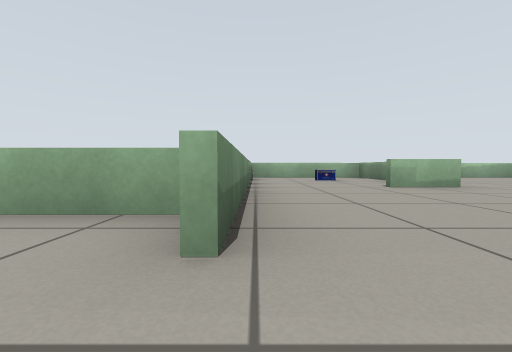
View 1 (above)

19 first-person views from a walk through a Gazebo world. The camera is 0.36 m above the floor, tilts 2° down and sees 90° across. The lines on the ground mark 1 m squares. The floor is counted in squares, 1 m on a side. Each view is taken from the middle of a square. On the plan, view 1 faces up. The plan holds only what a view shows up to about 9 squares ahead; the rest is blank. The robots in the file are not drawn. Some surface patterns are stand-ins.

View 2
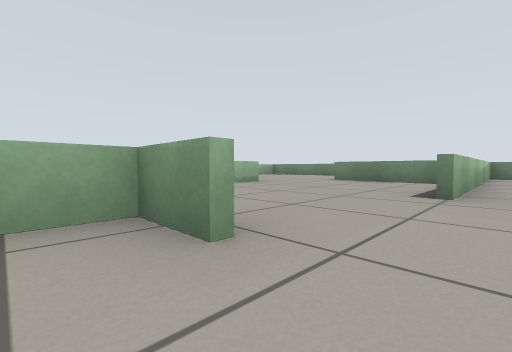

View 3
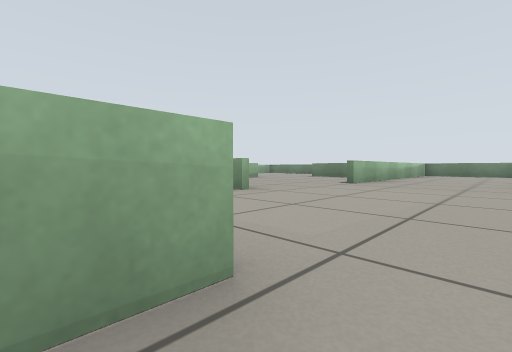

View 4
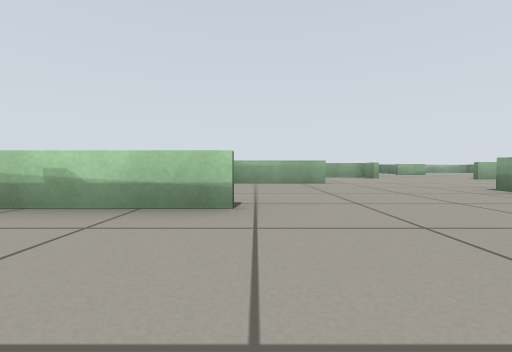

View 5
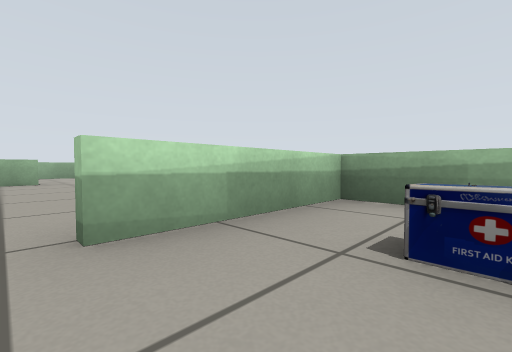

View 6
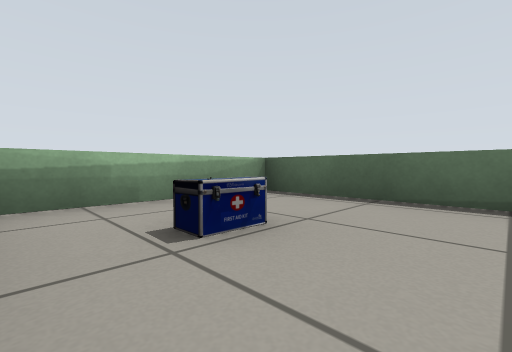

View 7
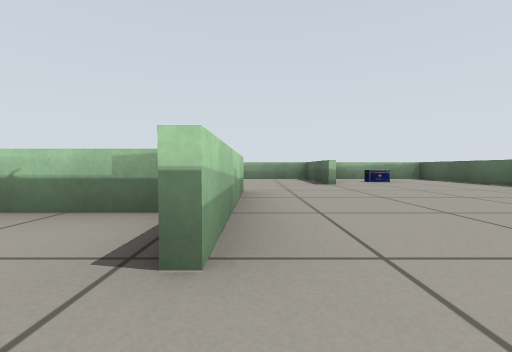

View 8
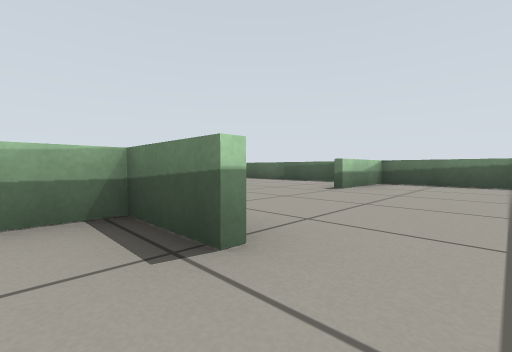

View 9
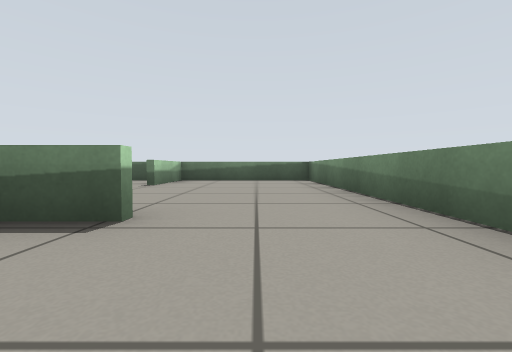

View 10
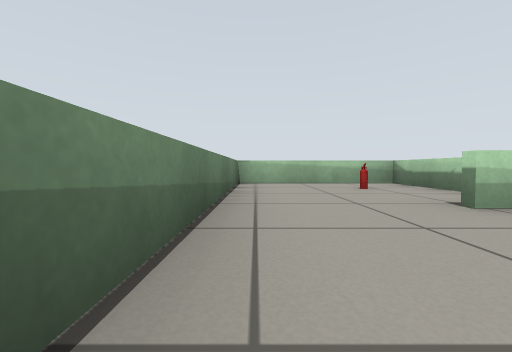

View 11
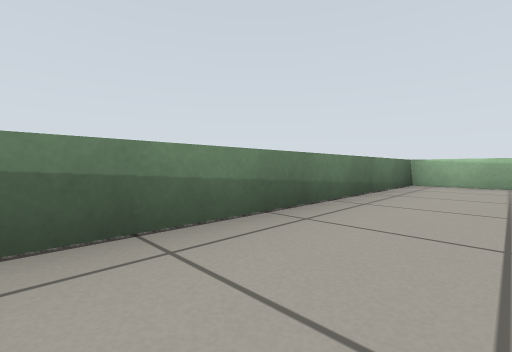

View 12
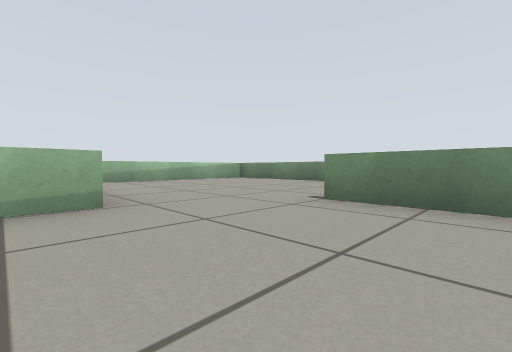

View 13
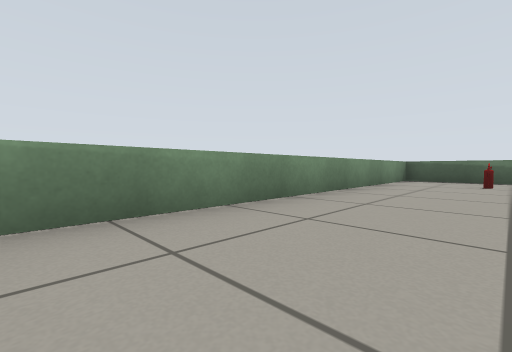

View 14
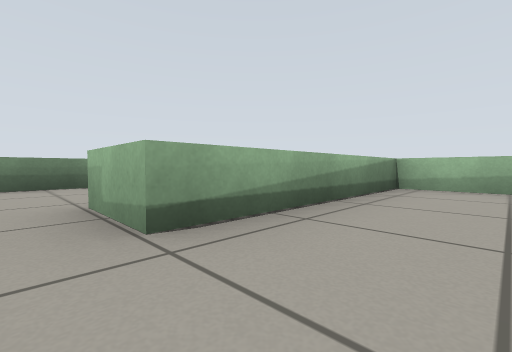

View 15
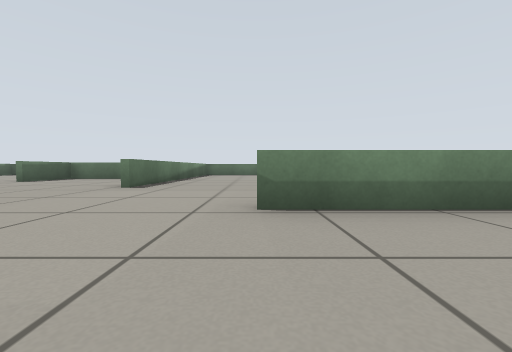

View 16
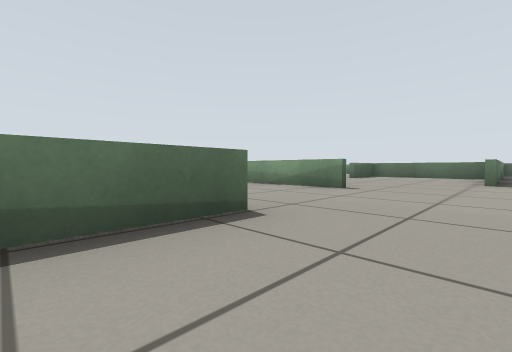

View 17
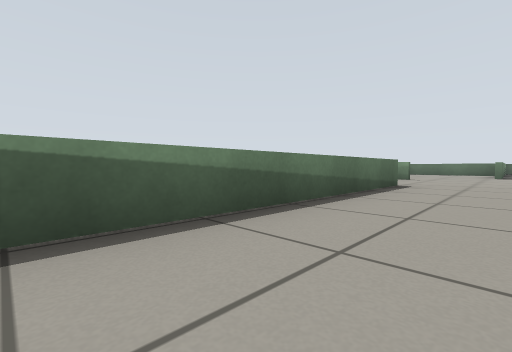

View 18
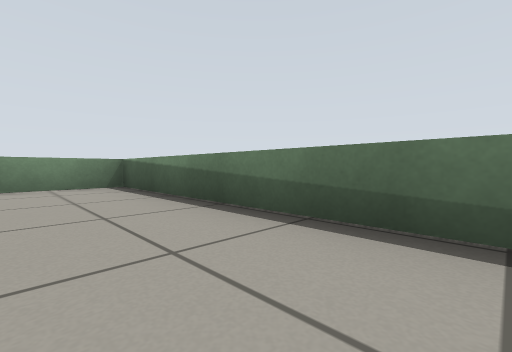

View 19
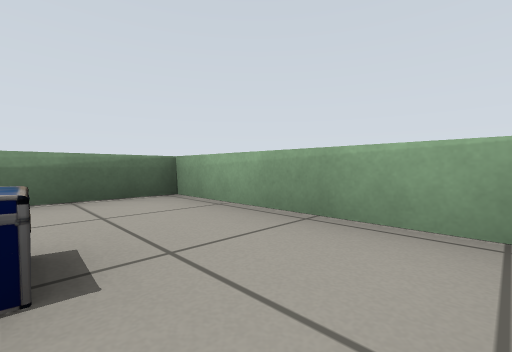

### Floor plan
Points are (right, up) in squares from view 1. A wall is a line through its corners. A room is listed if a view was taken in it or the views show most of it. See-through windows are left out.
Room 1 (views 1, 2, 3, 16, 17, 18)
walls: (2.5, -2.6) (9, -2.6) (8.9, 0.4) (2.4, 0.4); (-0.3, 1) (-0.3, 1.9) (-2.3, 1.9); (-2.4, -1.4) (-4.5, -1.4); (-3.4, -1.2) (-2.4, -1.2); (-2.8, -6.5) (-0.3, -6.5) (-0.3, -3); (-5.8, -1.5) (-5.8, -4.8); (-7.1, -4.7) (-4.1, -4.7)
ways out: opening at (-3.5, -5.5) to room 2; opening at (1.5, 1.5) to room 3; opening at (-3, 0.5); opening at (1.5, -4)
Room 2 (views 4, 5, 6, 7, 8, 9, 10, 11)
walls: (-6, -4.8) (-6, -1.4) (-9.4, -1.4) (-9.4, -9.9) (-6, -9.9) (-6, -8); (-4.1, -4.8) (-7.1, -4.8); (-5.1, -9.9) (-0.3, -9.9) (-0.3, -6.6) (-2.8, -6.6)
ways out: opening at (-3.5, -5.5) to room 1
objects: fire extinguisher (-7, -3); first-aid kit (-2, -8)
Room 3 (views 12, 13, 14, 15, 19)
walls: (3.5, 6.7) (3.5, 8.7) (-0.2, 8.7) (-0.2, 1); (5.6, 1.1) (5.6, 3.5); (7, 0.6) (8.9, 0.6) (8.9, 8.7) (3.6, 8.7) (3.6, 4.5) (2.4, 4.5)
ways out: opening at (1.5, 1.5) to room 1
objects: first-aid kit (2, 7); fire extinguisher (7, 2)

Where each view was taken, in squares from view 1:
view 1: 0 up, 0 right, facing up
view 2: 0 up, 1 left, facing up-right
view 3: 2 down, 3 left, facing up-right
view 4: 7 down, 4 left, facing up
view 5: 8 down, 3 left, facing up-right
view 6: 7 down, 3 left, facing down-right
view 7: 5 down, 8 left, facing right
view 8: 4 down, 8 left, facing down-right
view 9: 3 down, 8 left, facing down
view 10: 7 down, 9 left, facing up
view 11: 7 down, 8 left, facing up-left
view 12: 2 up, 3 right, facing up-right
view 13: 8 up, 7 right, facing down-right
view 14: 4 up, 5 right, facing up-left
view 15: 1 up, 2 right, facing left
view 16: 1 down, 4 right, facing down-left
view 17: 1 down, 8 right, facing down-left
view 18: 1 down, 4 right, facing down-right
view 19: 7 up, 3 right, facing up-left
